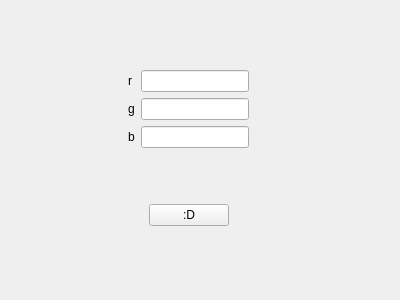
<?xml version="1.0" encoding="UTF-8"?>
<ui version="4.0">
 <class>ParamsDialog2</class>
 <widget class="QWidget" name="ParamsDialog2">
  <property name="geometry">
   <rect>
    <x>0</x>
    <y>0</y>
    <width>400</width>
    <height>300</height>
   </rect>
  </property>
  <property name="windowTitle">
   <string>Form</string>
  </property>
  <widget class="QWidget" name="">
   <property name="geometry">
    <rect>
     <x>70</x>
     <y>20</y>
     <width>237</width>
     <height>256</height>
    </rect>
   </property>
   <layout class="QGridLayout" name="gridLayout_2">
    <item row="0" column="0">
     <spacer name="verticalSpacer">
      <property name="orientation">
       <enum>Qt::Vertical</enum>
      </property>
      <property name="sizeHint" stdset="0">
       <size>
        <width>20</width>
        <height>40</height>
       </size>
      </property>
     </spacer>
    </item>
    <item row="1" column="0">
     <layout class="QHBoxLayout" name="horizontalLayout">
      <item>
       <spacer name="horizontalSpacer">
        <property name="orientation">
         <enum>Qt::Horizontal</enum>
        </property>
        <property name="sizeHint" stdset="0">
         <size>
          <width>40</width>
          <height>20</height>
         </size>
        </property>
       </spacer>
      </item>
      <item>
       <layout class="QGridLayout" name="gridLayout">
        <item row="0" column="0">
         <widget class="QLabel" name="label">
          <property name="text">
           <string>r</string>
          </property>
         </widget>
        </item>
        <item row="1" column="1">
         <widget class="QLineEdit" name="m_g"/>
        </item>
        <item row="2" column="0">
         <widget class="QLabel" name="label_2">
          <property name="text">
           <string>b</string>
          </property>
         </widget>
        </item>
        <item row="2" column="1">
         <widget class="QLineEdit" name="m_b"/>
        </item>
        <item row="1" column="0">
         <widget class="QLabel" name="label_3">
          <property name="text">
           <string>g</string>
          </property>
         </widget>
        </item>
        <item row="0" column="1">
         <widget class="QLineEdit" name="m_r"/>
        </item>
       </layout>
      </item>
      <item>
       <spacer name="horizontalSpacer_2">
        <property name="orientation">
         <enum>Qt::Horizontal</enum>
        </property>
        <property name="sizeHint" stdset="0">
         <size>
          <width>40</width>
          <height>20</height>
         </size>
        </property>
       </spacer>
      </item>
     </layout>
    </item>
    <item row="2" column="0">
     <spacer name="verticalSpacer_3">
      <property name="orientation">
       <enum>Qt::Vertical</enum>
      </property>
      <property name="sizeHint" stdset="0">
       <size>
        <width>20</width>
        <height>40</height>
       </size>
      </property>
     </spacer>
    </item>
    <item row="3" column="0">
     <layout class="QHBoxLayout" name="horizontalLayout_2">
      <item>
       <spacer name="horizontalSpacer_4">
        <property name="orientation">
         <enum>Qt::Horizontal</enum>
        </property>
        <property name="sizeHint" stdset="0">
         <size>
          <width>40</width>
          <height>20</height>
         </size>
        </property>
       </spacer>
      </item>
      <item>
       <widget class="QPushButton" name="m_commitBtn">
        <property name="text">
         <string>:D</string>
        </property>
       </widget>
      </item>
      <item>
       <spacer name="horizontalSpacer_3">
        <property name="orientation">
         <enum>Qt::Horizontal</enum>
        </property>
        <property name="sizeHint" stdset="0">
         <size>
          <width>40</width>
          <height>20</height>
         </size>
        </property>
       </spacer>
      </item>
     </layout>
    </item>
    <item row="4" column="0">
     <spacer name="verticalSpacer_2">
      <property name="orientation">
       <enum>Qt::Vertical</enum>
      </property>
      <property name="sizeHint" stdset="0">
       <size>
        <width>20</width>
        <height>40</height>
       </size>
      </property>
     </spacer>
    </item>
   </layout>
  </widget>
  <zorder>label</zorder>
  <zorder>label_2</zorder>
  <zorder>label_3</zorder>
  <zorder>m_r</zorder>
  <zorder>m_g</zorder>
  <zorder>m_b</zorder>
  <zorder>horizontalSpacer</zorder>
  <zorder>horizontalSpacer_2</zorder>
  <zorder>verticalSpacer</zorder>
  <zorder>verticalSpacer_2</zorder>
  <zorder>verticalSpacer_2</zorder>
  <zorder>verticalSpacer_2</zorder>
  <zorder>verticalSpacer_3</zorder>
 </widget>
 <resources/>
 <connections/>
</ui>
